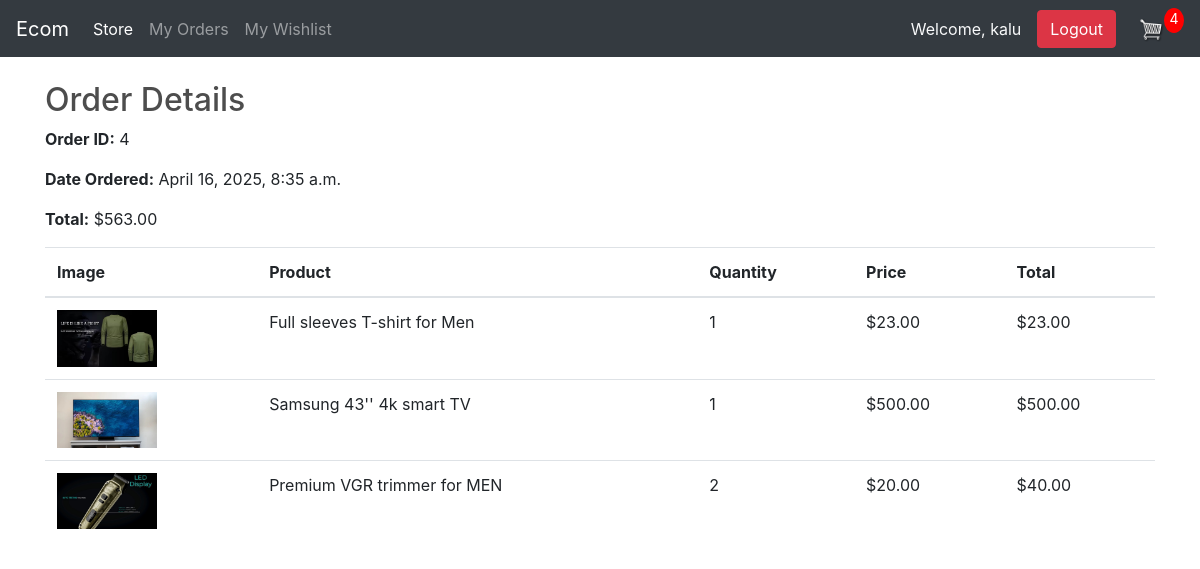
The page /order/4/ (signed in) on the database its author committed.
### store/models.py (models this page shows, shortened)
class Order(models.Model):
    customer = models.ForeignKey(Customer, on_delete=models.SET_NULL, null=True, blank=True)
    date_ordered = models.DateTimeField(auto_now_add=True)
    complete = models.BooleanField(default=False)
    transaction_id = models.CharField(max_length=100, null=True)
    @property
    def get_cart_total(self):
        order_items = self.orderitem_set.all()
        return sum([item.get_total for item in order_items])
    @property
    def get_cart_items(self):
        order_items = self.orderitem_set.all()
        return sum([item.quantity for item in order_items])

class OrderItem(models.Model):
	product = models.ForeignKey(Product, on_delete=models.SET_NULL, null=True)
	order = models.ForeignKey(Order, on_delete=models.SET_NULL, null=True)
	quantity = models.IntegerField(default=0, null=True, blank=True)
	date_added = models.DateTimeField(auto_now_add=True)
	@property
	def get_total(self):
		total = self.product.price * self.quantity
		return total

class Product(models.Model):
    name = models.CharField(max_length=200)
    price = models.DecimalField(max_digits=10, decimal_places=2)
    digital = models.BooleanField(default=False, null=True, blank=True)
    category = models.ForeignKey(Category, on_delete=models.SET_NULL, null=True, blank=True)
    image = models.ImageField(null=True, blank=True, upload_to='products/')  # Add image field

### store/views.py (the view)
# urls.py: path('order/<int:order_id>/', views.order_details, name='order_details'),
@login_required
def order_details(request, order_id):
    customer = request.user.customer
    order = get_object_or_404(Order, id=order_id, customer=customer, complete=True)
    items = order.orderitem_set.all()
    context = {
        'order': order,
        'items': items,
        'date_ordered_utc': order.date_ordered.isoformat(),  # Pass UTC time to the template
    }
    return render(request, 'store/order_details.html', context)

### store/templates/store/order_details.html
{% extends 'store/main.html' %}
{% load static %}
{% block content %}
    <h2>Order Details</h2>
    <p><strong>Order ID:</strong> {{ order.id }}</p>
    <p><strong>Date Ordered:</strong> {{ order.date_ordered }}</p>
    <p><strong>Total:</strong> ${{ order.get_cart_total }}</p>
    <table class="table">
        <thead>
            <tr>
                <th>Image</th>
                <th>Product</th>
                <th>Quantity</th>
                <th>Price</th>
                <th>Total</th>
            </tr>
        </thead>
        <tbody>
            {% for item in items %}
            <tr>
                <td>
                    {% if item.product.image %}
                        <img src="{{ item.product.image.url }}" alt="{{ item.product.name }}" style="width: 100px; height: auto;">
                    {% else %}
                        <img src="{% static 'store/images/default.jpg' %}" alt="Default Image" style="width: 100px; height: auto;">
                    {% endif %}
                </td>
                <td>{{ item.product.name }}</td>
                <td>{{ item.quantity }}</td>
                <td>${{ item.product.price }}</td>
                <td>${{ item.get_total }}</td>
            </tr>
            {% endfor %}
        </tbody>
    </table>
{% endblock content %}

### store/templates/store/main.html (shortened to what this page needs)
<!DOCTYPE html>
{% load static %}
<html lang="en">
<head>
    <link rel="stylesheet" type="text/css" href="{% static 'css/style.css' %}">
    <link rel="stylesheet" href="https://stackpath.bootstrapcdn.com/bootstrap/4.4.1/css/bootstrap.min.css">
</head>
<body>
  <nav class="navbar navbar-expand-lg navbar-dark bg-dark">
    <a class="navbar-brand" href="{% url 'store' %}">Ecom</a>
    <div class="collapse navbar-collapse" id="navbarSupportedContent">
        <ul class="navbar-nav mr-auto">
            <li class="nav-item active">
                <a class="nav-link" href="{% url 'store' %}">Store <span class="sr-only">(current)</span></a>
            </li>
            <li class="nav-item">
                <a class="nav-link" href="{% url 'my_orders' %}">My Orders</a>
            </li>
            <li class="nav-item">
                <a class="nav-link" href="{% url 'wishlist' %}">My Wishlist</a>
            </li>
        </ul>
        <div class="form-inline my-2 my-lg-0">
            {% if user.is_authenticated %}
                <span class="navbar-text text-light mr-3">Welcome, {{ user.username }}</span>
                <form method="POST" action="{% url 'logout' %}" style="display: inline;">
                    <button type="submit" class="btn btn-danger mr-2">Logout</button>
                </form>
            {% else %}
                <a href="{% url 'login' %}" class="btn btn-warning mr-2">Login</a>
                <a href="{% url 'register' %}" class="btn btn-success mr-2">Register</a>
            {% endif %}
            <a href="{% url 'cart' %}">
                <img id="cart-icon" src="{% static 'images/cart.png' %}">
            </a>
            <p id="cart-total">{{ order.get_cart_items }}</p>
        </div>
    </div>
</nav>
     <div class="container">
            <br>
            {% block content %}
            {% endblock content %}
         </div>
</body>
</html>

### static/css/style.css (style rules this page uses)
body { background-color: hsl(0, 0%, 98%); }
h1, h2, h3, h4, h5, h6 { color: hsl(0, 0%, 30%); }
.bg-dark { background-color: #4f868c !important; }
#cart-icon { width: 25px; display: inline-block; margin-left: 15px; }
#cart-total { display: block; text-align: center; color: #fff; background-color: red; width: 20px; height: 25px; border-radius: 50%; font-size: 14px; }
.btn { border-radius: 0; }

### rows shown on the page
Order: get_cart_items "4", id "4", date_ordered "April 16, 2025, 8:35 a.m.", get_cart_total "563.00"
OrderItem: product.image (picture), product.name "Full sleeves T-shirt for Men", quantity "1", product.price "23.00", get_total "23.00"
OrderItem: product.image (picture), product.name "Samsung 43'' 4k smart TV", quantity "1", product.price "500.00", get_total "500.00"
OrderItem: product.image (picture), product.name "Premium VGR trimmer for MEN", quantity "2", product.price "20.00", get_total "40.00"

### other values the page prints
{{ user.username }} "kalu"
